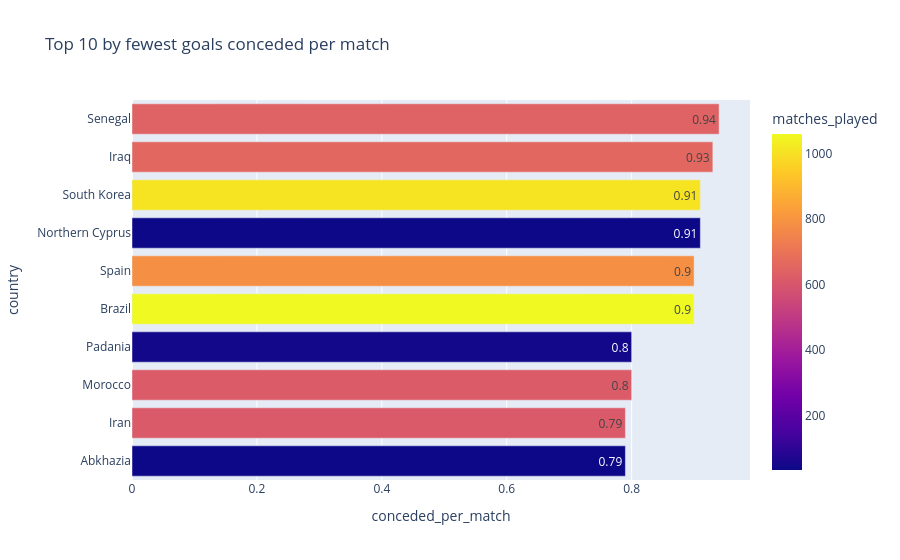

The code cell stored with this chart in its notebook:
### Code cell
# Top 10 by fewest goals conceded per match 
best_defense_rate = country_qualified.nsmallest(10, 'conceded_per_match')[['country', 'conceded_per_match', 'goals_conceded', 'matches_played']]
print('Top 10 — Fewest Goals Conceded Per Match:')
best_defense_rate.reset_index(drop=True)

# Plot 
fig = px.bar(
    best_defense_rate,
    x='conceded_per_match',
    y='country',
    text = 'conceded_per_match',
    color='matches_played',
    hover_data=['country','conceded_per_match', 'goals_conceded', 'matches_played'],
    title='Top 10 by fewest goals conceded per match'
)
fig.show()

### Figure 1 — Plotly figure (JSON) as saved in the notebook; plotly's stock layout.template omitted (floating-point values rounded to 4 significant figures)
{"data": [{"alignmentgroup": "True", "customdata": [[26, 33], [485, 613], [495, 618], [36, 45], [958, 1060], [703, 784], [31, 34], [915, 1008], [613, 656], [602, 639]], "hovertemplate": "conceded_per_match=%{text}<br>country=%{y}<br>goals_conceded=%{customdata[0]}<br>matches_played=%{marker.color}<extra></extra>", "legendgroup": "", "marker": {"color": [33, 613, 618, 45, 1060, 784, 34, 1008, 656, 639], "coloraxis": "coloraxis", "pattern": {"shape": ""}}, "name": "", "offsetgroup": "", "orientation": "h", "showlegend": false, "text": [0.79, 0.79, 0.8, 0.8, 0.9, 0.9, 0.91, 0.91, 0.93, 0.94], "textposition": "auto", "type": "bar", "x": [0.79, 0.79, 0.8, 0.8, 0.9, 0.9, 0.91, 0.91, 0.93, 0.94], "xaxis": "x", "y": ["Abkhazia", "Iran", "Morocco", "Padania", "Brazil", "Spain", "Northern Cyprus", "South Korea", "Iraq", "Senegal"], "yaxis": "y"}], "layout": {"barmode": "relative", "coloraxis": {"colorbar": {"title": {"text": "matches_played"}}, "colorscale": [[0, "#0d0887"], [0.1111, "#46039f"], [0.2222, "#7201a8"], [0.3333, "#9c179e"], [0.4444, "#bd3786"], [0.5556, "#d8576b"], [0.6667, "#ed7953"], [0.7778, "#fb9f3a"], [0.8889, "#fdca26"], [1, "#f0f921"]]}, "legend": {"tracegroupgap": 0}, "title": {"text": "Top 10 by fewest goals conceded per match"}, "xaxis": {"anchor": "y", "domain": [0, 1], "title": {"text": "conceded_per_match"}}, "yaxis": {"anchor": "x", "domain": [0, 1], "title": {"text": "country"}}}}
